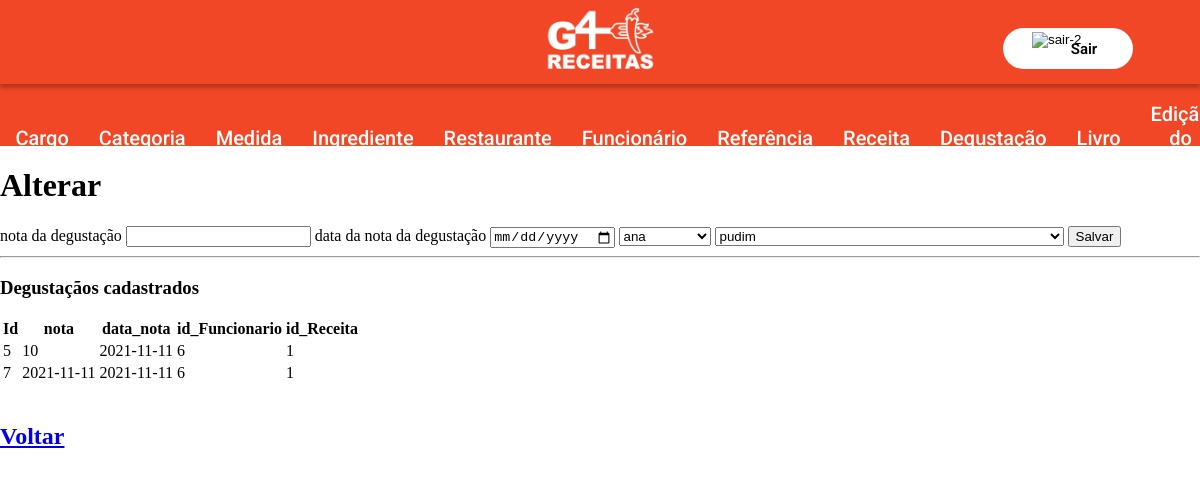
/degustacao/alterar.php, run on the app's committed database.
### tables this page shows
CREATE TABLE `g4_degustacao` (
  `id_Degustacao` int(11) NOT NULL,
  `nota` varchar(45) NOT NULL,
  `data_nota` date NOT NULL,
  `id_Funcionario` int(11) NOT NULL,
  `id_Receita` int(11) NOT NULL
);

### degustacao/alterar.php (the view, shortened to what this page needs)
<!DOCTYPE html>
<html lang="pt-br">
<head>
    <link rel="stylesheet" href="../includes/style.css">
</head>
<body>
    <?php
            include ('../includes/header.php');
            include('../model/conexao.php');
        $sql = " SELECT * FROM g4_funcionario";
        try {
            $stmt = $conexao -> prepare($sql);
            $stmt -> execute();
            $results = $stmt -> fetchAll();
        }
        catch(Exception $ex){
            echo ($ex -> getMessage());
        }
        $sql = " SELECT * FROM g4_receita";
        try {
            $stmt = $conexao -> prepare($sql);
            $stmt -> execute();
            $results1 = $stmt -> fetchAll();
        }
        catch(Exception $ex){
            echo ($ex -> getMessage());
        }
    ?>
    <h1>Alterar</h1>
    <form action="acaoalterar.php" method="GET">
        <label for="nota">nota da degustação</label>
        <input required type="text" name="nota" value="<?php echo (isset($nota) && ($nota != null || $nota != "")) ? $nota : ''; ?>" />
        <label for="data_nota">data da nota da degustação</label>
        <input required type="date" name="data_nota" value="<?php echo (isset($data_nota) && ($data_nota != null || $data_nota != "")) ? $data_nota : ''; ?>" />
        <select required id="id_Funcionario" name="id_Funcionario">
                <?php foreach($results as $output) {?>
                    <option <?php echo $id_Funcionario == $output["id_Funcionario"]?  "selected" : ""; ?> value="<?php echo $output["id_Funcionario"];?>"><?php echo $output["nome"];?></option>
                <?php } ?>
        </select>
        <select required id="id_Receita" name="id_Receita">
                <?php foreach($results1 as $output) {?>
                    <option <?php echo $id_Receita == $output["id_Receita"]?  "selected" : ""; ?> value="<?php echo $output["id_Receita"];?>"><?php echo $output["nome"];?></option>
                <?php } ?>
        </select>
        <button type="submit" >Salvar</button>
    </form>
    <hr/>
    <h3>Degustaçãos cadastrados</h3>
    <table>
        <thead>
            <tr>
                <th>Id</th>
                <th>nota</th>
                <th>data_nota</th>
                <th>id_Funcionario</th>
                <th>id_Receita</th>
            </tr>
        </thead>
        <tbody>
            <?php
                try {
                    $stmt = $conexao->prepare("SELECT * FROM g4_degustacao");
                    if ($stmt->execute()) {
                        while ($rs = $stmt->fetch(PDO::FETCH_OBJ)) {
                            echo "<tr>";
                            echo "<td>$rs->id_Degustacao</td>";
                            echo "<td>$rs->nota</td>";
                            echo "<td>$rs->data_nota</td>";
                            echo "<td>$rs->id_Funcionario</td>";
                            echo "<td>$rs->id_Receita</td>";
                            echo "</tr>";
                        }
                    } else {
                    echo "Erro: Não foi possível recuperar os dados do banco de dados";
                    }
                } catch (PDOException $erro) {
                    echo "Erro: " . $erro->getMessage();
                }
            ?>
        </tbody>
    </table>
    <br>
        <h2><a href="./index.php">Voltar</a></h2>
</body>
</html>

### includes/style.css (style rules this page uses)
body { width: auto; margin: 0; }

### data on the page
g4_degustacao: id_Degustacao "5", nota "10", data_nota "2021-11-11", id_Funcionario "6", id_Receita "1"
g4_degustacao: id_Degustacao "7", nota "2021-11-11", data_nota "2021-11-11", id_Funcionario "6", id_Receita "1"

### other printed values
form field id_Funcionario "ana"
form field id_Receita "pudim"
